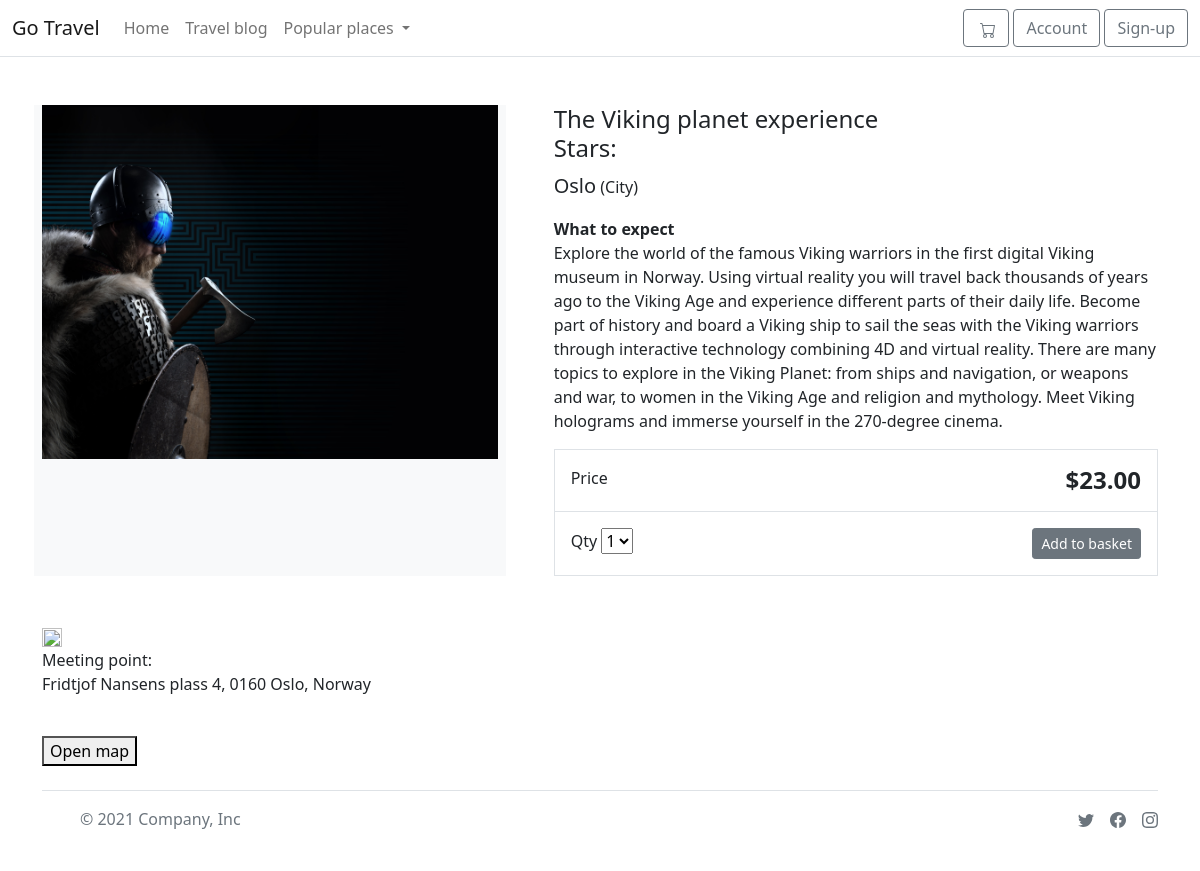
The page /item/the-viking-planet-experience/ on the database its author committed.
### store/models.py (models this page shows, shortened)
class Product(models.Model):
    category = models.ForeignKey(Category, related_name='product', on_delete=models.CASCADE)
    created_by = models.ForeignKey(settings.AUTH_USER_MODEL, on_delete=models.CASCADE,related_name='product_creator')
    trip_name = models.CharField(max_length=255)
    trip_city = models.CharField(max_length=255)
    description = models.TextField(blank=True)
    image = models.ImageField(upload_to='images/')
    slug = models.SlugField(max_length=255)
    price = models.DecimalField(max_digits=6, decimal_places=2)
    availability = models.BooleanField(default=True)
    created = models.DateTimeField(auto_now_add=True)
    updated = models.DateTimeField(auto_now=True)
    is_active = models.BooleanField(default=True)
    location = models.CharField(max_length=500)
    objects = models.Manager()
    products = ProductManager()
    class Meta:
        verbose_name_plural='Products'
        ordering = ('-created', )

### store/views.py (the view)
# urls.py: path('item/<slug:slug>/', views.product_detail, name='product_detail'),
def product_detail(request, slug):
    product = get_object_or_404(Product, slug=slug, availability=True)
    return render (request, 'store/products/detail.html',{'product':product})

### basket/basket.py (called while the page is built)
    def __len__(self):
        return sum(item['qty'] for item in self.basket.values())

### basket/context_processor.py (called while the page is built)
def basket(request):
    return {'basket': Basket(request)}

### store/context_processor.py (called while the page is built)
def categories(request):
    return {
        'categories': Category.objects.all()
    }

### store/models.py (called while the page is built)
    def get_absolute_url(self):
        return reverse('store:category_list', args=[self.slug])

### templates/store/products/detail.html (shortened to what this page needs)
{% extends "store/base.html" %}
{% load static %}
{% block content %}
<div class="container">
    <main class="pt-5">
        <div class="row g-3">
            <div class="col-md-5 col-lg-5 order-md-first bg-light">
                <img class="img-fluid mx-auto d-block"  alt="Responsive image" src="{{ product.image.url }}">
            </div>
            <div class="col-md-7 col-lg-7 ps-md-3 ps-lg-5">
                <h1 class="mb-0 h4">{{ product.trip_name }}</h1>
                <h4 class="subtitle"> Stars: {% if product.get_rating == 0 %}No ratings yet{% else %}{{ product.get_rating|floatformat:1 }}{% endif %}</h4>
                <p><span class="lead">{{ product.trip_city }}</span> (City)</p>
                <B> What to expect</B>
                <p>{{ product.description }}</p>
                <div class="border">
                    <div class="col border-bottom">
                        <div class="row p-3">
                            <div class="col-6">Price</div>
                            <div class="col-6 text-end"><span class="h4 fw-bold">${{ product.price }}</span></div>
                        </div>
                    </div>
                    <div class="col">
                        <div class="row p-3">
                            <div class="col-6">
                                <label for="select">Qty</label>
                                <select id="select">
                                    <option value="">1</option>
                                </select>
                            </div>
                            <div class="col-6 text-end">
                                <button type="button" id="add-button" value="{{product.id}}" class="btn btn-secondary btn-sm"> Add to basket</button></div>
                        </div>
                    </li></ul></div></div></div> <div data-test="ActivityComponent__address" class="src-shared_component-components-apiHtmlContent-1KaC src-shared_component-sections-ActivityMap-blockWhereText-1Adp"><p></p></div> <div class="src-shared_component-sections-ActivityMap-blockWhereMeetingPoint-2qwH"><img src="//staticv4.imgix.net/icons/meeting_point.svg" class="src-shared_component-sections-ActivityMap-meetingPointIco-3NUk" style="width:20px;height:19px;"> <div class="src-shared_component-sections-ActivityMap-meetingPointText-36s1"><div class="src-shared_component-sections-ActivityMap-blockTitle-3P1X">
                            Meeting point:
                          </div> <div data-test="ActivityComponent__meeting-point" class="src-shared_component-components-apiHtmlContent-1KaC src-shared_component-sections-ActivityMap-meetingPointTextHtml-1Hgk">{{ product.location}}</div></div></div> <div class="src-shared_component-sections-ActivityMap-eventMapBox-2bWK"><div class="src-shared_component-sections-ActivityMap-eventMapBoxWrapper-19wl"><section class="pointer"><img loading="lazy"></section></div> <button data-test="ActivityComponent__open-map" class="src-shared_component-atoms-msm_button-3mM6 src-shared_component-atoms-theme_white-2lsA src-shared_component-atoms-extendedMobile-3Rr2 src-shared_component-sections-ActivityMap-eventMapBtn-3pNO">Open map
                        </button> </div></div>
            </div>
        </div>
{% endblock %}

### rows shown on the page
Product: image (picture), trip_name "The Viking planet experience", trip_city "Oslo", description "Explore the world of the famous Viking warriors in the first digital Viking museum in Norway. Using virtual reality you will travel back thousands of years ago to the Viking Age and experience different parts of their daily life. Become part of history and board a Viking ship to sail the seas with the Viking warriors through interactive technology combining 4D and virtual reality. There are many topics to explore in the Viking Planet: from ships and navigation, or weapons and war, to women in the Viking Age and religion and mythology. Meet Viking holograms and immerse yourself in the 270-degree cinema.", price "23.00", location "Fridtjof Nansens plass 4, 0160 Oslo, Norway"
